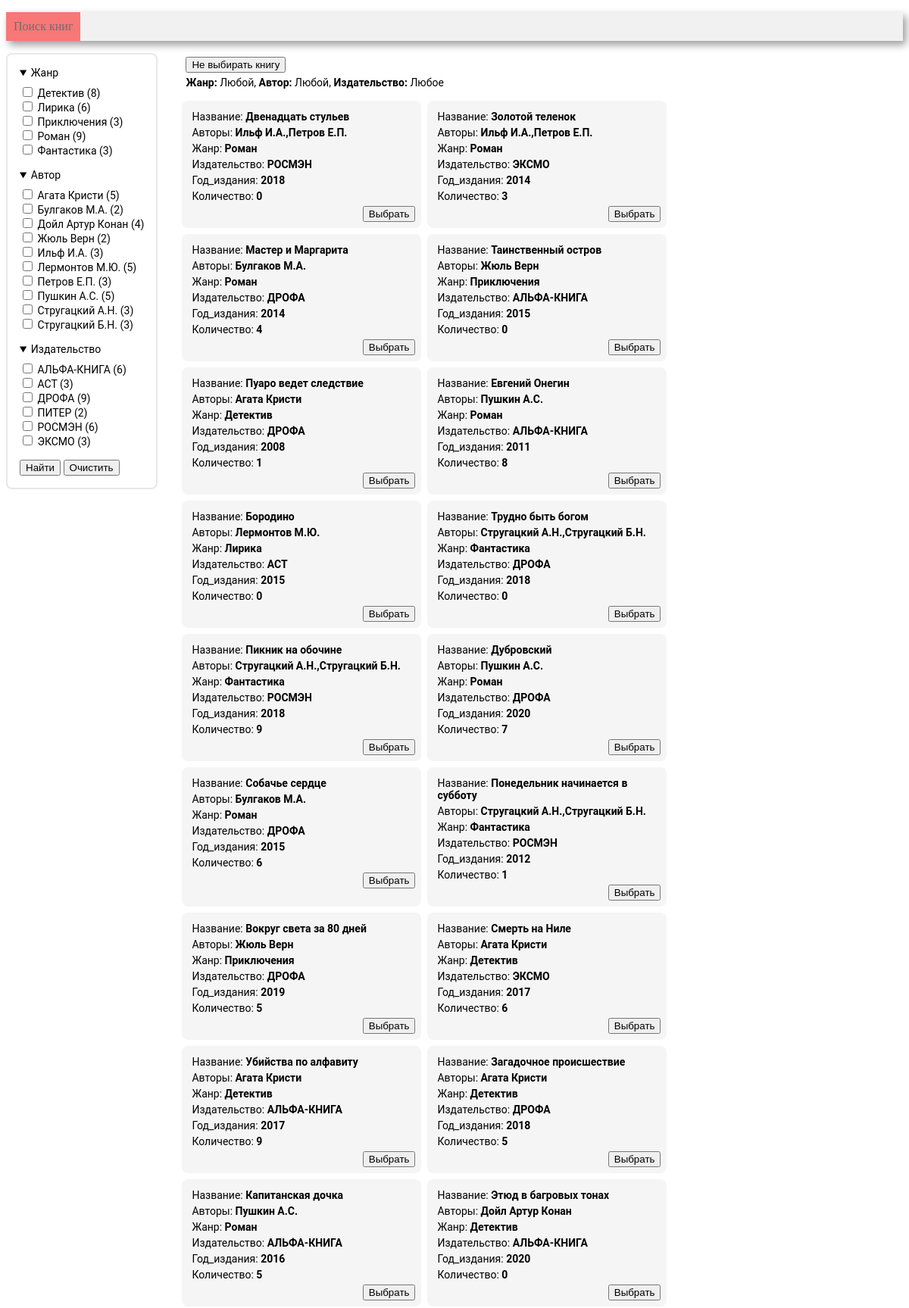
Screenshot of /search (upper part) with the database file from the repository.
### tables this page shows
CREATE TABLE genre (
       genre_id INTEGER PRIMARY KEY AUTOINCREMENT,
	   genre_name VARCHAR(30)
);

CREATE TABLE author (
       author_id INTEGER PRIMARY KEY AUTOINCREMENT,
	   author_name VARCHAR(30)
);

CREATE TABLE publisher (
       publisher_id INTEGER PRIMARY KEY AUTOINCREMENT,
	   publisher_name VARCHAR(40)
);

CREATE TABLE book (
      book_id INTEGER PRIMARY KEY AUTOINCREMENT, 
	  title VARCHAR(80),
      genre_id int, 
      publisher_id INT,
      year_publication INT,
      available_numbers INT, 
      FOREIGN KEY (genre_id)  REFERENCES genre (genre_id) ON DELETE CASCADE,
      FOREIGN KEY (publisher_id)  REFERENCES publisher (publisher_id) ON DELETE CASCADE
);

### controllers/search.py (the view)
@app.route('/search', methods=['GET', 'POST'])
def search():
    conn = get_db_connection()
    df_genre = get_genre(conn)
    df_author = get_author(conn)
    df_publisher = get_publisher(conn)
    if request.form.get('clear'):
        genres = []
        publishers = []
        authors = []
    else:
        genres = request.form.getlist('genres')
        publishers = request.form.getlist('publishers')
        authors = request.form.getlist('authors')
    df_book = get_book(conn, genres, authors, publishers)
    html = render_template(
        'search.html',
        sections=['genres', 'authors', 'publishers'],
        all_data=[df_genre, df_author, df_publisher],
        all_choices=[genres, authors, publishers],
        books=df_book,
        genre_list=genres,
        authors=authors,
        publishers=publishers,
        len=len,
        zip=zip,
    )
    return html

### models/search_model.py (called while the page is built)
def get_publisher(conn):
    return pd.read_sql('''
        SELECT publisher_name,
        count(book_id)
        FROM publisher p
        INNER JOIN book b on p.publisher_id = b.publisher_id
        GROUP BY publisher_name''', conn)

def get_genre(conn):
    return pd.read_sql('''
        SELECT genre_name,
        count(book_id)
        FROM genre g
        INNER JOIN book b on g.genre_id = b.genre_id
        GROUP BY genre_name''', conn)

def get_author(conn):
    return pd.read_sql('''
        SELECT author_name,
        count(b.book_id)
        FROM author a
        INNER JOIN book_author ba on a.author_id = ba.author_id
        INNER JOIN book b on b.book_id = ba.book_id
        GROUP BY author_name''', conn)

### utils.py (called while the page is built)
def get_db_connection() -> object:
    return sqlite3.connect('library.sqlite')

### templates/search.html (shortened to what this page needs)
<!DOCTYPE html>
<html lang="ru">
<head>
    <link rel="stylesheet" href="/static/css/search.css">
    <link rel="stylesheet" href="/static/css/style.css">
    {% import "macros.html" as macros %}
</head>
<body>
<div class=menu>
    <ul>
        <li class=active><a href={{ url_for("search") }}>Поиск книг</a></li>
    </ul>
</div>
<main class="main">
    <aside class="search_bar">
        <form action="" method="post">
            {% for section, data, choices in zip(sections, all_data, all_choices) %}
                {{ macros.render_selection_section(section, data, choices, len) }}
            {% endfor %}
            <input class="selection_section__button button" type="submit" value="Найти">
            <input class="selection_section__button button" type="submit" name="clear" value="Очистить">
        </form>
    </aside>
    <div class="books_wrapper">
        <p class="back_button">
            <input type="button" onclick="window.location='{{ url_for('index') }}'" value="Не выбирать книгу">
        </p>
        <p class="search_choices">
            {% for section, data, choices in zip(sections, all_data, all_choices) %}
                {{ macros.render_selection_tags(section, data, choices, len) }}
            {% endfor %}
        </p>
        <div class="book_cards_wrapper">
            {% for i in range(len(books)) %}
                {{ macros.render_book_card(books.loc[i]) }}
            {% endfor %}
        </div>
    </div>
</main>
</body>
</html>

### templates/macros.html (shortened to what this page needs)
{% macro render_selection_section(section, data, choices, len) %}
    <details class="selection_section" open>
        <summary class="selection_section__header">
            {% if section == 'genres' %}
                Жанр
            {% elif section == 'authors' %}
                Автор
            {% elif section == 'publishers' %}
                Издательство
            {% endif %}
        </summary>
        <fieldset class="selection_section__body">
            {% for i in range(len(data)) %}
                <label class="option_label">
                    <input type="checkbox" name="{{ section }}"
                            {% set value = data.iloc[i, 0] %}
                           value="{{ value }}"
                    >
                    {{ value }} ({{ data.iloc[i, 1] }})
                </label>
            {% endfor %}
        </fieldset>
    </details>
{% endmacro %}
{% macro render_selection_tags(section, data, choices, len) %}
    <span class="section_name">{% if section == 'genres' %}
        Жанр:
    {% elif section == 'authors' %}
        Автор:
    {% elif section == 'publishers' %}
        Издательство:
    {% endif %}
    </span>
    {% if choices != [] %}
        {% for i in range(len(data)) %}
            {% set value = data.iloc[i, 0] %}
            {% if value in choices %}
                <span class="section_choice">{{ value }}<span class="gap">, </span></span>
            {% endif %}
        {% endfor %}
    {% else %}
        <span class="section_choice">
        {% if section == 'publishers' %}
            Любое<span class="gap">, </span>
        {% else %}
            Любой<span class="gap">, </span>
        {% endif %}
        </span>
    {% endif %}
{% endmacro %}
{% macro render_book_card(book) %}
    <div class="book_card">
        {% set attributes = ['Название', 'Авторы', 'Жанр', 'Издательство', 'Год_издания', 'Количество'] %}
        {% for attribute in attributes %}
            <p class="book_info">{{ attribute }}:
                <span class="book_info__value">
                        {{ book[attribute] }}
                </span>
            </p>
        {% endfor %}
        <button class="book_card__button button">Выбрать</button>
    </div>
{% endmacro %}

### static/css/search.css (style rules this page uses)
.main { display: flex; gap: 2rem; font: 14px Roboto, sans-serif; margin: 0; }
p { margin: 5px; padding: 0; }
.search_bar { position: sticky; top: 1rem; padding: 1rem; border-radius: 0.5rem; border: solid 2px #e8e8e8; min-width: fit-content; height: fit-content; }
.selection_section { margin-bottom: 1rem; }
.selection_section__header { margin-bottom: 0.5rem; }
.selection_section__body { border: none; margin: 0; padding: 0; }
.option_label { display: block; }
.section_name { font-weight: bold; }
.books_wrapper { width: 100%; }
.search_choices { margin-bottom: 1rem; }
.book_cards_wrapper { display: flex; flex-wrap: wrap; flex-grow: 1; gap: .5rem; }
.book_card { background: #f5f5f5; padding: .5rem; border-radius: .5rem; width: 300px; }
.book_info__value { font-weight: bold; }
.book_card__button { display: block; margin-left: auto; }

### static/css/style.css (style rules this page uses)
.menu { background-color: #f1f1f1; box-shadow: 4px 5px 10px rgba(0, 0, 0, 0.4); width: 100%; }
.menu li { display: inline-block; vertical-align: top; padding: 10px; color: #6f6d6d; }
.menu a { text-decoration: none; color: #6f6d6d; }
.menu ul { padding: 0px; }
.active { background-color: #f87777; color: #f8f8f8; }

### rows the page displays
genre: genre_name "Детектив", iloc "8"
genre: genre_name "Лирика", iloc "6"
genre: genre_name "Приключения", iloc "3"
genre: genre_name "Роман", iloc "9"
genre: genre_name "Фантастика", iloc "3"
author: author_name "Агата Кристи", iloc "5"
author: author_name "Булгаков М.А.", iloc "2"
author: author_name "Дойл Артур Конан", iloc "4"
author: author_name "Жюль Верн", iloc "2"
author: author_name "Ильф И.А.", iloc "3"
author: author_name "Лермонтов М.Ю.", iloc "5"
author: author_name "Петров Е.П.", iloc "3"
author: author_name "Пушкин А.С.", iloc "5"
author: author_name "Стругацкий А.Н.", iloc "3"
author: author_name "Стругацкий Б.Н.", iloc "3"
publisher: publisher_name "АЛЬФА-КНИГА", iloc "6"
publisher: publisher_name "АСТ", iloc "3"
publisher: publisher_name "ДРОФА", iloc "9"
publisher: publisher_name "ПИТЕР", publisher_id "2"
publisher: publisher_name "РОСМЭН", iloc "6"
publisher: publisher_name "ЭКСМО", iloc "3"
book: title "Двенадцать стульев"
book: title "Золотой теленок"
book: title "Мастер и Маргарита"
book: title "Таинственный остров"
book: title "Пуаро ведет следствие"
book: title "Евгений Онегин"
book: title "Бородино"
book: title "Трудно быть богом"
book: title "Пикник на обочине"
book: title "Дубровский"
book: title "Собачье сердце"
book: title "Понедельник начинается в субботу"
book: title "Вокруг света за 80 дней"
book: title "Смерть на Ниле"
book: title "Убийства по алфавиту"
book: title "Загадочное происшествие"
book: title "Капитанская дочка"
book: title "Этюд в багровых тонах"

### other values shown
{{ attribute }} "Название" "Авторы" "Жанр" "Издательство" "Год_издания" "Количество" "Название" "Авторы" "Жанр" "Издательство" "Год_издания" "Количество" "Название" "Авторы" "Жанр" "Издательство" "Год_издания" "Количество" "Название" "Авторы" "Жанр" "Издательство" "Год_издания" "Количество" "Название" "Авторы" "Жанр" "Издательство" "Год_издания" "Количество" "Название" "Авторы" "Жанр" "Издательство" "Год_издания" "Количество" "Название" "Авторы" "Жанр" "Издательство" "Год_издания" "Количество" "Название" "Авторы" "Жанр" "Издательство" "Год_издания" "Количество" "Название" "Авторы" "Жанр" "Издательство" "Год_издания" "Количество" "Название" "Авторы" "Жанр" "Издательство" "Год_издания" "Количество" "Название" "Авторы" "Жанр" "Издательство" "Год_издания" "Количество" "Название" "Авторы" "Жанр" "Издательство" "Год_издания" "Количество" "Название" "Авторы" "Жанр" "Издательство" "Год_издания" "Количество" "Название" "Авторы" "Жанр" "Издательство" "Год_издания" "Количество" "Название" "Авторы" "Жанр" "Издательство" "Год_издания" "Количество" "Название" "Авторы" "Жанр" "Издательство" "Год_издания" "Количество" "Название" "Авторы" "Жанр" "Издательство" "Год_издания" "Количество" "Название" "Авторы" "Жанр" "Издательство" "Год_издания" "Количество"
{{ book[attribute] }} "Ильф И.А.,Петров Е.П." "Роман" "РОСМЭН" "2018" "0" "Ильф И.А.,Петров Е.П." "Роман" "ЭКСМО" "2014" "3" "Булгаков М.А." "Роман" "ДРОФА" "2014" "4" "Жюль Верн" "Приключения" "АЛЬФА-КНИГА" "2015" "0" "Агата Кристи" "Детектив" "ДРОФА" "2008" "1" "Пушкин А.С." "Роман" "АЛЬФА-КНИГА" "2011" "8" "Лермонтов М.Ю." "Лирика" "АСТ" "2015" "0" "Стругацкий А.Н.,Стругацкий Б.Н." "Фантастика" "ДРОФА" "2018" "0" "Стругацкий А.Н.,Стругацкий Б.Н." "Фантастика" "РОСМЭН" "2018" "9" "Пушкин А.С." "Роман" "ДРОФА" "2020" "7" "Булгаков М.А." "Роман" "ДРОФА" "2015" "6" "Стругацкий А.Н.,Стругацкий Б.Н." "Фантастика" "РОСМЭН" "2012" "1" "Жюль Верн" "Приключения" "ДРОФА" "2019" "5" "Агата Кристи" "Детектив" "ЭКСМО" "2017" "6" "Агата Кристи" "Детектив" "АЛЬФА-КНИГА" "2017" "9" "Агата Кристи" "Детектив" "ДРОФА" "2018" "5" "Пушкин А.С." "Роман" "АЛЬФА-КНИГА" "2016" "5" "Дойл Артур Конан" "Детектив" "АЛЬФА-КНИГА" "2020" "0"
